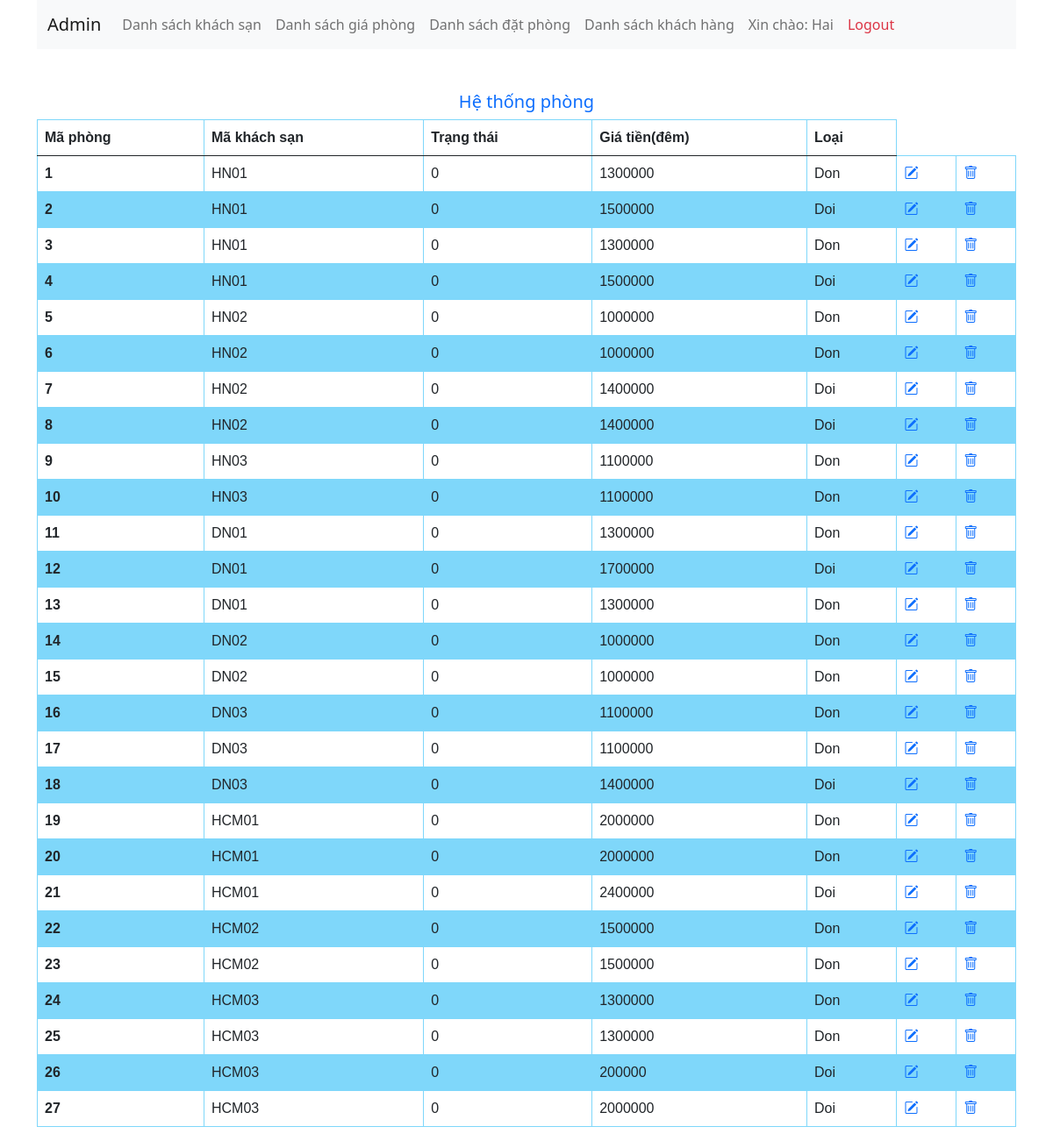
Page /admin/admin.php (signed in) on the committed database.
### tables this page shows
CREATE TABLE `phong` (
  `MaPhong` int(11) NOT NULL,
  `MaKS` varchar(5) NOT NULL,
  `TrangThai` varchar(10) NOT NULL DEFAULT '0',
  `Gia` float NOT NULL,
  `Loai` varchar(20) NOT NULL
);

### admin/admin.php (the view, shortened to what this page needs)
<?php
    require("template/header.php");
?>
<main>
        <div class="container">
            <h5 class="text-center text-primary mt-5">Hệ thống phòng</h5>
            <table class="table">
                <thead>
                    <tr>
                        <th scope="col">Mã phòng</th>
                        <th scope="col">Mã khách sạn</th>
                        <th scope="col">Trạng thái</th>
                        <th scope="col">Giá tiền(đêm)</th>
                        <th scope="col">Loại</th>
                    </tr>
                </thead>
                <tbody>
                    <?php
                        $conn = mysqli_connect('localhost','root','','btl');
                        $sql = "SELECT * FROM  phong";
                        $result = mysqli_query($conn,$sql);
                        if(mysqli_num_rows($result) > 0){
                            while($row = mysqli_fetch_assoc($result)){
                    ?>
                                <tr>
                                    <th scope="row"><?php echo $row['MaPhong']; ?></th>
                                    <td><?php echo $row['MaKS']; ?></td>
                                    <td><?php echo $row['TrangThai']; ?></td>
                                    <td><?php echo $row['Gia']; ?></td>
                                    <td><?php echo $row['Loai']; ?></td>
                                    <td><a href="update-hotel.php?id=<?php echo $row['MaKS']; ?>"><i class="bi bi-pencil-square"></i></a></td>
                                    <td><a href="delete-hotel.php?id=<?php echo $row['MaKS']; ?>"><i class="bi bi-trash"></i></a></td>
                                </tr>
                    <?php
                            }
                        }
                    ?>
                </tbody>
                </table>
        </div>
    </main>
<?php
    include("template/footer.php");
?>

### admin/template/admin.css (style rules this page uses)
table { font-family: arial, sans-serif; border-collapse: collapse; width: 100%; }
td, th { border: 1px solid #7fd7fa; text-align: left; padding: 8px; }
tr:nth-child(even) { background-color: #7fd7fa; }

### rows in the picture
phong: MaPhong "1", MaKS "HN01", TrangThai "0", Gia "1300000", Loai "Don"
phong: MaPhong "2", MaKS "HN01", TrangThai "0", Gia "1500000", Loai "Doi"
phong: MaPhong "3", MaKS "HN01", TrangThai "0", Gia "1300000", Loai "Don"
phong: MaPhong "4", MaKS "HN01", TrangThai "0", Gia "1500000", Loai "Doi"
phong: MaPhong "5", MaKS "HN02", TrangThai "0", Gia "1000000", Loai "Don"
phong: MaPhong "6", MaKS "HN02", TrangThai "0", Gia "1000000", Loai "Don"
phong: MaPhong "7", MaKS "HN02", TrangThai "0", Gia "1400000", Loai "Doi"
phong: MaPhong "8", MaKS "HN02", TrangThai "0", Gia "1400000", Loai "Doi"
phong: MaPhong "9", MaKS "HN03", TrangThai "0", Gia "1100000", Loai "Don"
phong: MaPhong "10", MaKS "HN03", TrangThai "0", Gia "1100000", Loai "Don"
phong: MaPhong "11", MaKS "DN01", TrangThai "0", Gia "1300000", Loai "Don"
phong: MaPhong "12", MaKS "DN01", TrangThai "0", Gia "1700000", Loai "Doi"
phong: MaPhong "13", MaKS "DN01", TrangThai "0", Gia "1300000", Loai "Don"
phong: MaPhong "14", MaKS "DN02", TrangThai "0", Gia "1000000", Loai "Don"
phong: MaPhong "15", MaKS "DN02", TrangThai "0", Gia "1000000", Loai "Don"
phong: MaPhong "16", MaKS "DN03", TrangThai "0", Gia "1100000", Loai "Don"
phong: MaPhong "17", MaKS "DN03", TrangThai "0", Gia "1100000", Loai "Don"
phong: MaPhong "18", MaKS "DN03", TrangThai "0", Gia "1400000", Loai "Doi"
phong: MaPhong "19", MaKS "HCM01", TrangThai "0", Gia "2000000", Loai "Don"
phong: MaPhong "20", MaKS "HCM01", TrangThai "0", Gia "2000000", Loai "Don"
phong: MaPhong "21", MaKS "HCM01", TrangThai "0", Gia "2400000", Loai "Doi"
phong: MaPhong "22", MaKS "HCM02", TrangThai "0", Gia "1500000", Loai "Don"
phong: MaPhong "23", MaKS "HCM02", TrangThai "0", Gia "1500000", Loai "Don"
phong: MaPhong "24", MaKS "HCM03", TrangThai "0", Gia "1300000", Loai "Don"
phong: MaPhong "25", MaKS "HCM03", TrangThai "0", Gia "1300000", Loai "Don"
phong: MaPhong "26", MaKS "HCM03", TrangThai "0", Gia "200000", Loai "Doi"
phong: MaPhong "27", MaKS "HCM03", TrangThai "0", Gia "2000000", Loai "Doi"

### other values in the picture
$_SESSION['isLoginOK'] "Hai"
